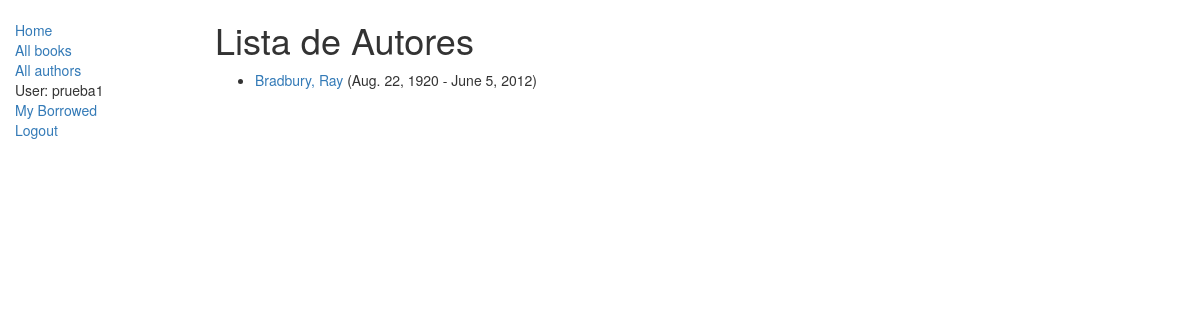
/catalog/authors/ (signed in), run on the app's committed database.
### catalog/models.py (models this page shows, shortened)
class Author(models.Model):
    first_name = models.CharField(max_length=100)
    last_name = models.CharField(max_length=100)
    date_of_birth = models.DateField(null=True, blank=True)
    date_of_death = models.DateField('Died', null=True, blank=True)
    def get_absolute_url(self):
        return reverse('author-detail', args=[str(self.id)])

### catalog/views.py (the view)
class AuthorListView(LoginRequiredMixin,generic.ListView):
    model = Author
    paginate_by = 10

### catalog/templates/catalog/author_list.html
{% extends "base_generic.html" %}
{% block content %}
    <h1>Lista de Autores</h1>
    {% if author_list %}
    <ul>
      {% for author in author_list %}
      <li>
        <a href="{{ author.get_absolute_url }}">{{ author.last_name }}, {{ author.first_name }}</a> ({{author.date_of_birth}} - {{author.date_of_death}})
      </li>
      {% endfor %}
    </ul>
    {% else %}
      <p>There are no books in the library.</p>
    {% endif %}
{% endblock %}

### catalog/templates/base_generic.html (shortened to what this page needs)
<!DOCTYPE html>
<html lang="en">
<head>
  <link rel="stylesheet" href="https://maxcdn.bootstrapcdn.com/bootstrap/3.3.7/css/bootstrap.min.css">
  {% load static %}
  <link rel="stylesheet" href="{% static 'css/styles.css' %}">
</head>
<body>
  <div class="container-fluid">
    <div class="row">
      <div class="col-sm-2">
      {% block sidebar %}
      <ul class="sidebar-nav">
          <li><a href="{% url 'index' %}">Home</a></li>
          <li><a href="{% url 'books' %}">All books</a></li>
          <li><a href="{% url 'authors' %}">All authors</a></li>
          {% if user.is_authenticated %}
            <li>User: {{ user.get_username }}</li>
            <li><a href="{% url 'my-borrowed' %}">My Borrowed</a></li>
            <li><a href="{% url 'logout'%}?next={{request.path}}">Logout</a></li>
          {% else %}
              <li><a href="{% url 'login'%}?next={{request.path}}">Login</a></li>
          {% endif %}
      </ul>
          {% endblock %}
      </div>
      <div class="col-sm-10 ">
      {% block content %}{% endblock %}
      </div>
    </div>
  </div>
</body>
</html>

### catalog/static/css/styles.css (style rules this page uses)
.sidebar-nav { margin-top: 20px; padding: 0; list-style: none; }

### data on the page
Author: last_name "Bradbury", first_name "Ray", date_of_birth "Aug. 22, 1920", date_of_death "June 5, 2012"

### other printed values
{{ user.get_username }} "prueba1"
